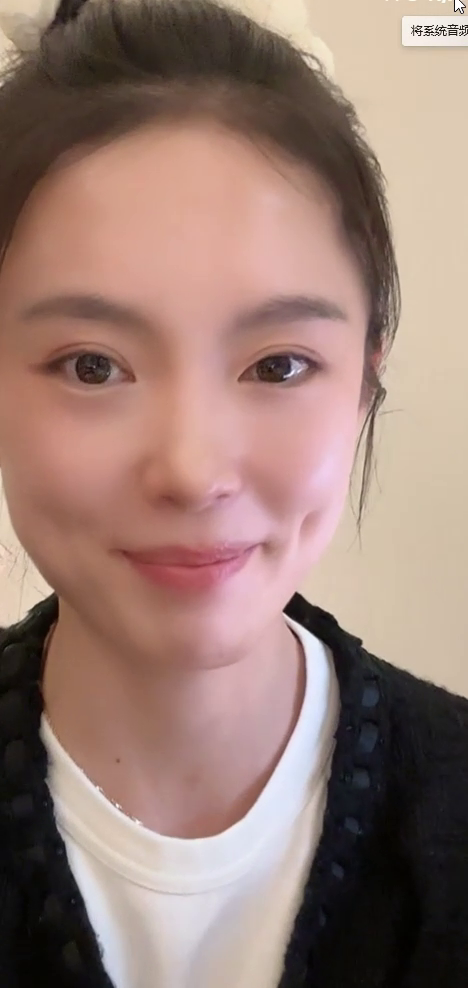
#> input picture tools/compare/original_1.png, 468 x 988 px
$ python watermark.py -i compare/original_1.png -d compare
#> lines starting #> are read from the running program, lines starting #| are printed output that depends on the picture; after the words box and inside, x2 and y2 are one past the last pixel; in counts of white or black regions, pixels touching at a corner belong together
#!/usr/bin/env python3
"""
为 ComfyUI 生成的图片/视频添加水印标识
用法:
  python watermark.py --input image.png --output watermarked.png
  python watermark.py --input video.mp4 --output watermarked.mp4
  python watermark.py --dir output/folder/  # 批量处理目录
"""
import cv2
import numpy as np
import subprocess
import os
import glob
import argparse

WATERMARK_TEXT = "comfyui ai生成-ken"

def add_watermark_to_image(img, text=WATERMARK_TEXT, font_scale=0.6, thickness=1):
    """在图片底部添加半透明水印条"""
    h, w = img.shape[:2]

    # 计算文字大小
    font = cv2.FONT_HERSHEY_SIMPLEX
    (tw, th), baseline = cv2.getTextSize(text, font, font_scale, thickness)

    # 水印条高度
    bar_h = th + 16
    bar_y = h - bar_h

    # 创建半透明黑色底条
    overlay = img.copy()
    cv2.rectangle(overlay, (0, bar_y), (w, h), (0, 0, 0), -1)
    alpha = 0.5
    cv2.addWeighted(overlay, alpha, img, 1 - alpha, 0, img)

    # 居中绘制白色文字
    text_x = (w - tw) // 2
    text_y = bar_y + th + 6
    cv2.putText(img, text, (text_x, text_y), font, font_scale, (255, 255, 255), thickness, cv2.LINE_AA)

    return img


def process_image(input_path, output_path=None):
    """为单张图片添加水印"""
    img = cv2.imread(input_path)
    if img is None:
        print(f"  无法读取: {input_path}")
        return False

    img = add_watermark_to_image(img)

    if output_path is None:
        base, ext = os.path.splitext(input_path)
        output_path = f"{base}_wm{ext}"

    cv2.imwrite(output_path, img)
    return True


# [77 lines left out: function process_video, not called in this run]


def process_directory(dir_path, suffix="_wm"):
    """批量处理目录中的所有图片和视频"""
#> called with dir_path = 'compare', suffix = '_wm'
    img_exts = ('.png', '.jpg', '.jpeg', '.webp')
    vid_exts = ('.mp4', '.avi', '.mov', '.mkv')

    files = []
    for f in os.listdir(dir_path):
        ext = os.path.splitext(f)[1].lower()
        if ext in img_exts or ext in vid_exts:
            if suffix not in f:  # 跳过已加水印的
                files.append(f)
#> pass 2 of the loop in process_directory, `for f in os.listdir(dir_path):`:

    print(f"找到 {len(files)} 个文件待处理")

    for i, f in enumerate(files):
        path = os.path.join(dir_path, f)
        ext = os.path.splitext(f)[1].lower()
        base = os.path.splitext(f)[0]
        out = os.path.join(dir_path, f"{base}{suffix}{ext}")

        print(f"  [{i+1}/{len(files)}] {f}", end=" ")

        if ext in img_exts:
            ok = process_image(path, out)
#> in process_image, img is the input picture: shape (988, 468, 3); mean B, G, R 116.8, 126, 153.3
#> in add_watermark_to_image, `cv2.rectangle(overlay, (0, bar_y), (w, h), (0, 0, 0), -1)`:
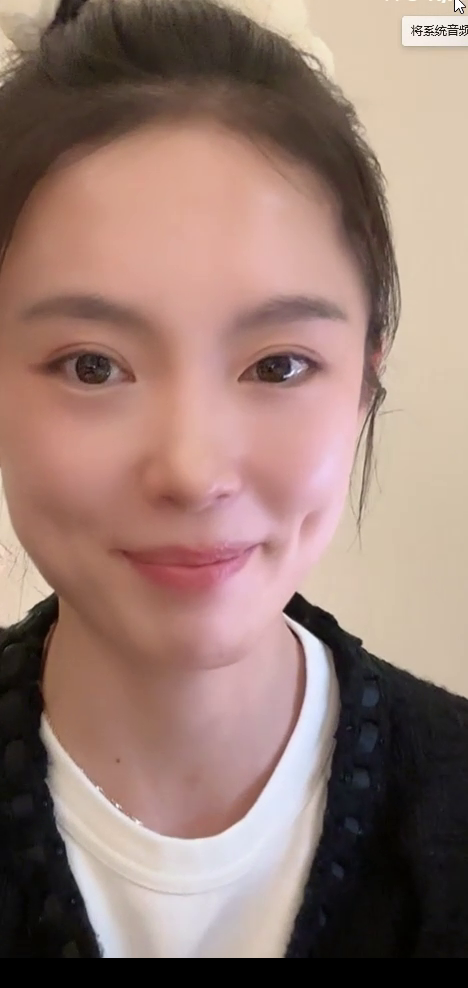
#> overlay: shape (988, 468, 3); 3.04% of pixels changed, all inside (x1, y1, x2, y2) = (0, 958, 468, 988)
#> in add_watermark_to_image, `cv2.putText(img, text, (text_x, text_y), font, font_scale, (255, 255, ..`:
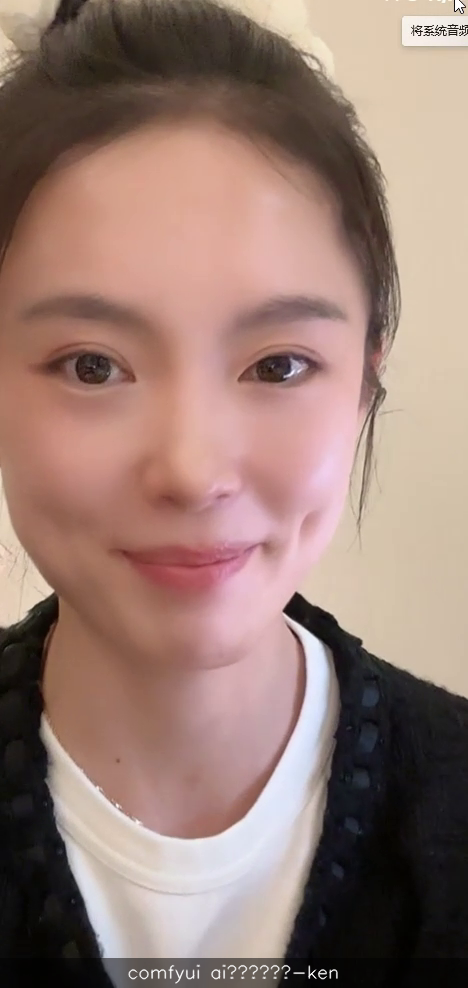
#> img: shape (988, 468, 3); mean B, G, R 116, 125.1, 152.3
        else:
            ok = process_video(path, out)

        print("✅" if ok else "❌")
#> pass 2 of the loop in process_directory, `for i, f in enumerate(files):`:
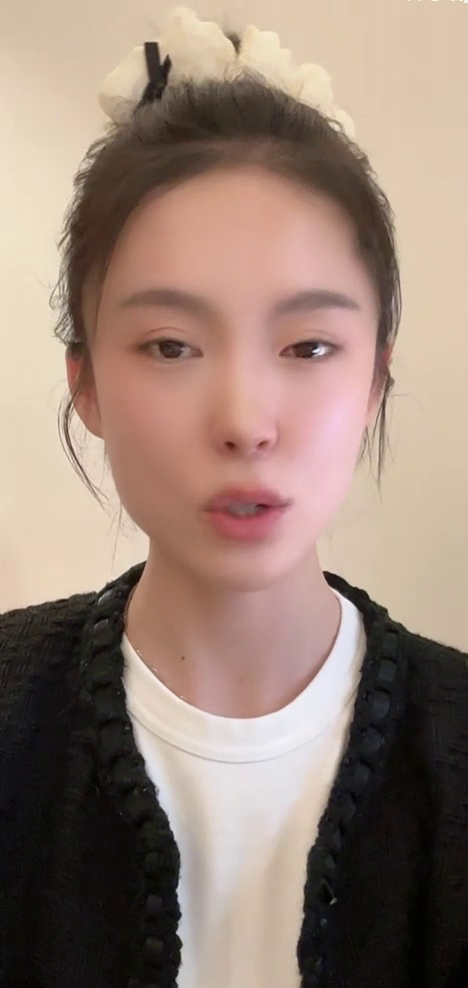
#> input picture tools/compare/original_2.png, 468 x 988 px
#> in process_image, img is the input picture: shape (988, 468, 3); mean B, G, R 118.3, 130.6, 152
#> in add_watermark_to_image (call 2), `cv2.rectangle(overlay, (0, bar_y), (w, h), (0, 0, 0), -1)`:
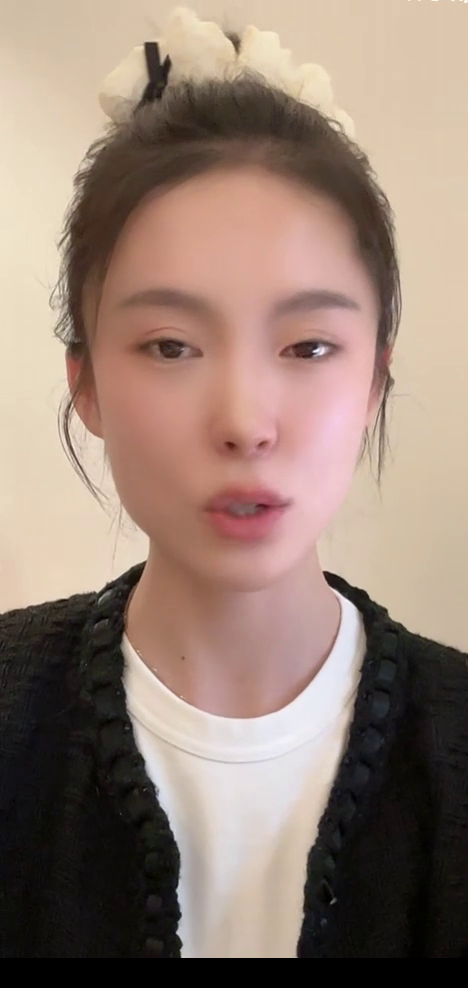
#> overlay: shape (988, 468, 3); 3.04% of pixels changed, all inside (x1, y1, x2, y2) = (0, 958, 468, 988)
#> in add_watermark_to_image (call 2), `cv2.putText(img, text, (text_x, text_y), font, font_scale, (255, 255, ..`:
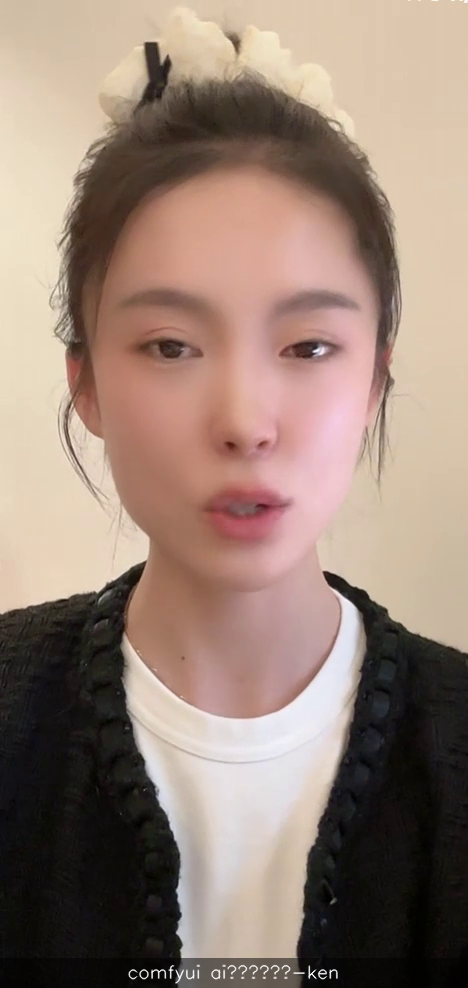
#> img: shape (988, 468, 3); mean B, G, R 117.7, 129.9, 151.3


if __name__ == "__main__":
    parser = argparse.ArgumentParser(description="添加 'comfyui ai生成-ken' 水印")
    parser.add_argument("--input", "-i", help="输入文件路径")
    parser.add_argument("--output", "-o", help="输出文件路径")
    parser.add_argument("--dir", "-d", help="批量处理目录")
    args = parser.parse_args()

    if args.dir:
        process_directory(args.dir)
    elif args.input:
        ext = os.path.splitext(args.input)[1].lower()
        if ext in ('.mp4', '.avi', '.mov', '.mkv'):
            process_video(args.input, args.output)
        else:
            process_image(args.input, args.output)
    else:
        print("用法: python watermark.py --input image.png")
        print("      python watermark.py --dir output/folder/")
